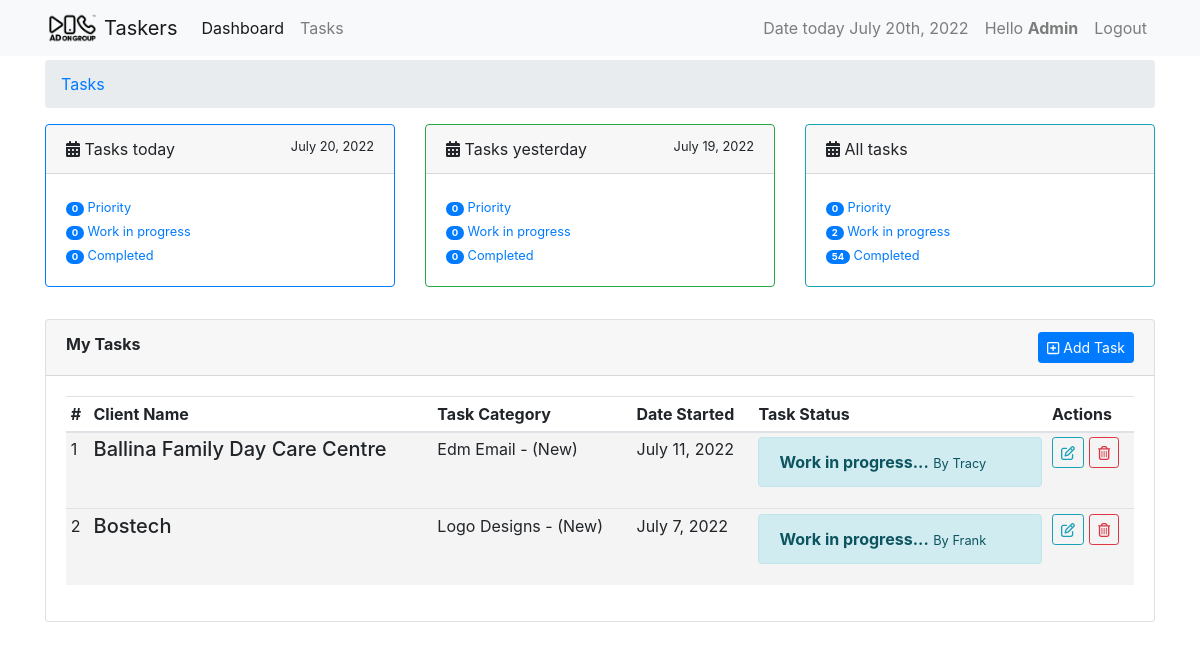
Page /tasks/ (signed in) on the earlier database version.
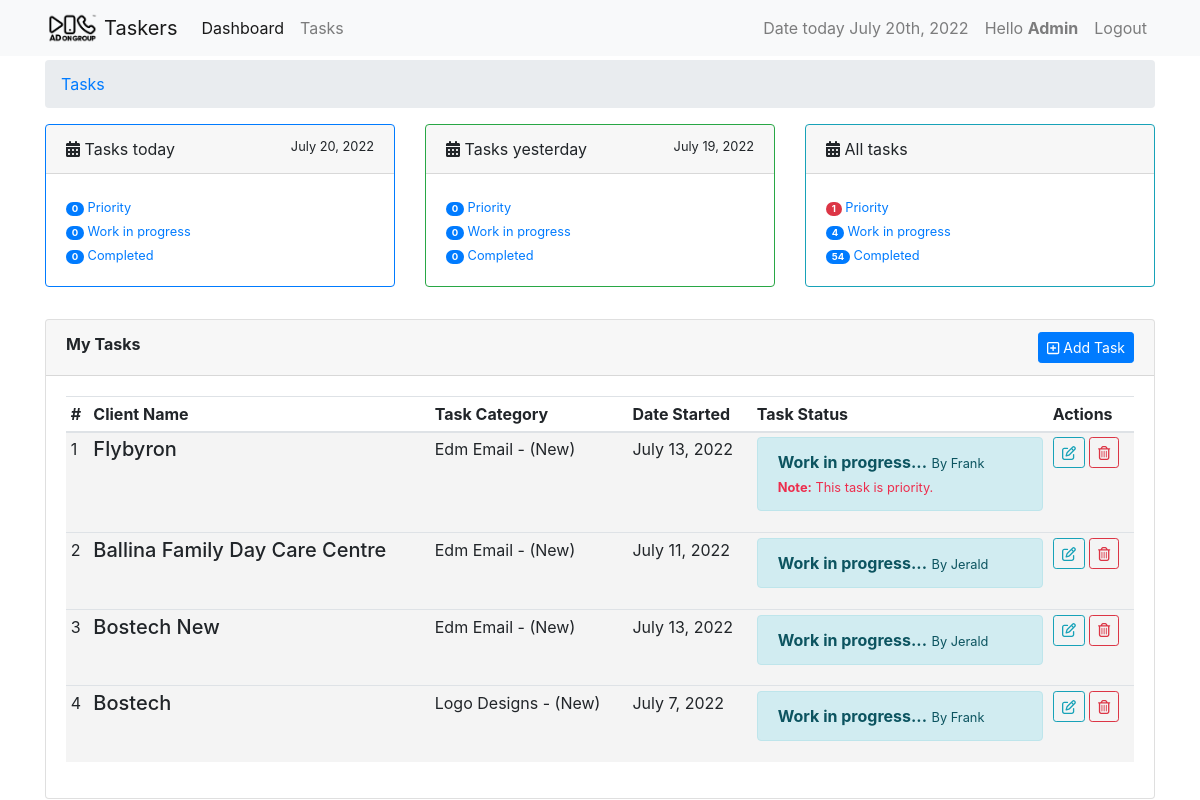
Same page on the later database version.
### tasks/models.py (models this page shows, shortened)
class Task(models.Model):
    slug = models.SlugField(unique=True, null=True, blank=True)
    user = models.ForeignKey(settings.AUTH_USER_MODEL,
                             on_delete=models.CASCADE, verbose_name='designers')
    task_type = models.ForeignKey(
        TaskType, on_delete=models.CASCADE, default=1)
    task_category = models.ForeignKey(
        TaskCategory, on_delete=models.CASCADE, default=1)
    name = models.CharField(max_length=120, verbose_name="Client name")
    paradise_link = models.URLField(
        blank=True, null=True, verbose_name="task link")
    check_list_link = models.URLField(
        max_length=120, verbose_name='check list link', blank=True, null=True)
    is_priority = models.BooleanField(
        default=False, verbose_name="Is Task Priority?", help_text="Checked if task is priority.")
    is_done = models.BooleanField(default=False, verbose_name="Is Task Completed?",
                                  help_text="Note: Checked if you're done.")
    created = models.DateTimeField(auto_now_add=True)
    updated = models.DateTimeField(auto_now=True)
    class Meta:
        ordering = ['-is_priority', 'is_done', '-updated', '-created']

class BaseTime(models.Model):
    created = models.DateTimeField(auto_now_add=True)
    updated = models.DateTimeField(auto_now=True)

class TaskCategory(BaseTime, models.Model):
    name = models.CharField(max_length=120, unique=True)
    task_point = models.FloatField(default=0.0)
    class Meta:
        verbose_name_plural = "Task Categories"
    def __str__(self):
        return self.name

class TaskType(BaseTime, models.Model):
    name = models.CharField(max_length=60)
    task_point = models.FloatField(default=0.0)
    def __str__(self):
        return self.name

### tasks/views.py (the view, shortened to what this page needs)
# urls.py: path('', views.TaskListView.as_view(), name="userview"),
class TaskListView(View):
    form_class = TaskForm
    template_name = 'task_form_template.html'
    @method_decorator(login_required)
    def dispatch(self, *args, **kwargs):
        return super().dispatch(*args, **kwargs)
    def get(self, request, *args, **kwargs):
        today = timezone.now()
        yesterday = today - timezone.timedelta(days=1)
        if request.user.is_superuser:
            tasks = Task.objects.all().filter(is_done=False)
            priority_tasks_today = Task.objects.filter(updated__date=today.date()).filter(is_priority=True).filter(is_done=False)
            priority_tasks_yesterday = Task.objects.filter(updated__date=yesterday.date()).filter(is_priority=True).filter(is_done=False)
            priority_tasks = Task.objects.filter(is_done=False).filter(is_priority=True)
            wip_tasks_today = Task.objects.filter(updated__date=today.date()).filter(is_done=False)
            wip_tasks_yesterday = Task.objects.filter(updated__date=yesterday.date()).filter(is_done=False)
            wip_tasks = Task.objects.filter(is_done=False)
            completed_tasks_today = Task.objects.filter(updated__date=today.date()).filter(is_done=True)
            completed_tasks_yesterday = Task.objects.filter(updated__date=yesterday.date()).filter(is_done=True)
            completed_tasks = Task.objects.filter(is_done=True)
            form = AdminTaskForm(request.POST or None)
        if request.user.has_perm('auth.view_user'):
            completed_tasks = Task.objects.filter(is_done=True)
            wip_tasks = Task.objects.filter(is_done=False)
            priority_tasks = Task.objects.filter(is_done=False).filter(is_priority=True)
        print(request.user.has_perm('auth.view_user'))
        context = {
                    'form': form,
                    'tasks': tasks,
                    'today': today,
                    'yesterday': yesterday,
                    'priority_tasks_today': priority_tasks_today,
                    'wip_tasks_today': wip_tasks_today,
                    'completed_tasks_today': completed_tasks_today,
                    'priority_tasks_yesterday': priority_tasks_yesterday,
                    'wip_tasks_yesterday': wip_tasks_yesterday,
                    'completed_tasks_yesterday': completed_tasks_yesterday,
                    'priority_tasks': priority_tasks,
                    'completed_tasks': completed_tasks,
                    'wip_tasks': wip_tasks
                }
        return render(request, self.template_name, context)

### tasks/templates/task_form_template.html (shortened to what this page needs)
{% extends 'base.html' %}
{% load crispy_forms_tags %}
{% block content %}
<nav aria-label="breadcrumb">
    <ol class="breadcrumb">
      <li class="breadcrumb-item"><a href="{% url 'taskers:userview' %}">Tasks</a></li>
    </ol>
</nav>
<div class="row mb-3">
    <div class="col-sm-4">
        <div class="card border-primary mb-3">
            <div class="card-header">
                <i class="fa fa-calendar-alt"></i> Tasks today <small class="float-right">{{ today|date }}</small>
            </div>
            <div class="card-body">
                <small>
                    {% if priority_tasks_today.count %}
                    <span class="badge badge-danger badge-pill">{{ priority_tasks_today.count }}</span>
                    {% else %}
                    <span class="badge badge-primary badge-pill">{{ priority_tasks_today.count }}</span>
                    {% endif %}
                    <a href="{% url 'taskers:tasksprioritytoday' %}"> Priority</a></small> <br>
                <small><span class="badge badge-primary badge-pill">{{ wip_tasks_today.count }}</span>
                    <a href="{% url 'taskers:workinprogresstoday' %}"> Work in progress</a></small> <br>
                <small><span class="badge badge-primary badge-pill">{{ completed_tasks_today.count }}</span>
                    <a href="{% url 'taskers:completedtoday' %}"> Completed</a></small> <br>
            </div>
        </div>
    </div>
    <div class="col-sm-4">
        <div class="card border-success mb-3">
            <div class="card-header">
                <i class="fa fa-calendar-alt"></i> Tasks yesterday <small class="float-right">{{ yesterday|date }}</small>
            </div>
            <div class="card-body">
                <small>
                    {% if priority_tasks_yesterday.count %}
                    <span class="badge badge-danger badge-pill">{{ priority_tasks_yesterday.count }}</span>
                    {% else %}
                    <span class="badge badge-primary badge-pill">{{ priority_tasks_yesterday.count }}</span>
                    {% endif %}
                    <a href="{% url 'taskers:taskspriorityyesterday' %}"> Priority</a></small> <br>
                <small><span class="badge badge-primary badge-pill">{{ wip_tasks_yesterday.count }}</span>
                    <a href="{% url 'taskers:wiptaskyesterday' %}"> Work in progress</a></small> <br>
                <small><span class="badge badge-primary badge-pill">{{ completed_tasks_yesterday.count }}</span>
                    <a href="{% url 'taskers:completedtaskyesterday' %}"> Completed</a></small> <br>
            </div>
        </div>
    </div>
    <div class="col-sm-4">
        <div class="card border-info mb-3">
            <div class="card-header">
                <i class="fa fa-calendar-alt"></i> All tasks
            </div>
            <div class="card-body">
                <small>
                    {% if priority_tasks.count %}
                    <span class="badge badge-danger badge-pill">{{ priority_tasks.count }}</span>
                    {% else %}
                    <span class="badge badge-primary badge-pill">{{ priority_tasks.count }}</span>
                    {% endif %}
                    <a href="{% url 'taskers:allprioritytasks' %}"> Priority</a></small> <br>
                <small><span class="badge badge-primary badge-pill">{{ wip_tasks.count }}</span>
                    <a href="{% url 'taskers:allwiptasks' %}"> Work in progress</a></small> <br>
                <small><span class="badge badge-primary badge-pill">{{ completed_tasks.count }}</span>
                    <a href="{% url 'taskers:allcompletedtasks' %}"> Completed</a></small> <br>
            </div>
        </div>
    </div>
</div>
<div class="row">
    <div class="col-sm-12">
        <div class="card">
            <div class="card-header">
                <strong>
                    My Tasks
                    <small>
                        {% if perms.tasks %}
                            {% if perms.tasks.add_task %}
                                <button type="button" class="btn btn-primary btn-sm float-right" data-toggle="modal" data-target="#exampleModalCenter">
                                    <i class="fa-regular fa-square-plus"></i> Add Task
                                </button>
                            {% endif %}
                        {% else %}
                            <p>You don't have permission to do anything in the foo app.</p>
                        {% endif %}
                    </small>
                </strong>
            </div>
            <div class="card-body">
                <table class="table table-sm" id="tasks">
                    <thead>
                        <tr>
                            <th>#</th>
                            <th>Client Name</th>
                            <th>Task Category</th>
                            <th>Date Started</th>
                            <th>Task Status</th>
                            <th>Actions</th>
                        </tr>
                    </thead>
                    <tbody>
                        {% if request.user.is_superuser %}
                        {% for task in tasks %}
                        <tr {% if not task.is_done %} style="background-color: rgb(244, 244, 244);" {% endif %}>
                            <td>
                                {{ forloop.counter }}
                            </td>
                            <td>
                                <h5>{{ task.name|title }}</h5>
                            </td>
                            <td>
                                {{ task.task_category|title }} - ({{ task.task_type|title }})
                            </td>
                            <td>
                                {{ task.created|date }}
                            </td>
                            <td>
                                {% if task.is_done %}
                                <div class="alert alert-success">
                                    <div>
                                        <strong>Completed!</strong>
                                        <small>{{ task.updated|date }} | by {{task.user}}</small> <br>
                                        {% if task.is_priority %}
                                            <small style="color: rgb(237, 45, 77);"><strong>Note:</strong>  This task is priority.</small>
                                        {% endif %}
                                    </div>
                                </div>
                                {% else %}
                                <div class="alert alert-info">
                                    <div >
                                        <strong>Work in progress...</strong>
                                        <small>By {{task.user|title}}</small> <br>
                                        {% if task.is_priority %}
                                            <small style="color: rgb(237, 45, 77);"><strong>Note:</strong>  This task is priority.</small>
                                        {% endif %}
                                    </div>
                                </div>
                                {% endif %}
                            </td>
                            <td>
                                {% if not task.is_done %}
                                    <a href="{% url 'taskers:taskdetail' task.slug %}" class="btn btn-outline-info btn-sm"><i class="fa-regular fa-pen-to-square"></i></a>
                                    <a href="{% url 'taskers:taskdelete' task.slug %}" class="btn btn-outline-danger btn-sm"><i class="fa-regular fa-trash-can"></i></a>
                                {% else %}
                                    <a href="{% url 'taskers:taskdetail' task.slug %}" class="btn btn-outline-success btn-sm"><i class="fa-regular fa-rectangle-list"></i> Details</a>
                                {% endif %}
                            </td>
                        </tr>
                        {% endfor %}
                        {% endif %}
                    </tbody>
                </table>
            </div>
        </div>
    </div>
</div>
{% endblock %}

### templates/base.html (shortened to what this page needs)
{% load static %}
{% load l10n %}
<!doctype html>
<html lang="en">
    <head>
        <link rel="stylesheet" href="https://cdn.jsdelivr.net/npm/bootstrap@4.0.0/dist/css/bootstrap.min.css">
        <link rel="stylesheet" type="text/css" href="https://cdn.datatables.net/v/bs5/jq-3.6.0/jszip-2.5.0/dt-1.11.3/af-2.3.7/b-2.0.1/b-html5-2.0.1/b-print-2.0.1/r-2.2.9/datatables.min.css"/>
        <link href="https://cdnjs.cloudflare.com/ajax/libs/font-awesome/6.1.1/css/all.min.css" rel="stylesheet" />
        <link rel="stylesheet" href="https://cdnjs.cloudflare.com/ajax/libs/Chart.js/2.8.0/Chart.min.css" />
        <link rel="stylesheet" href="{% static 'style.css' %}">
    </head>
    <body>
        {% if request.user.is_anonymous %}
            {% block login %}
            {% endblock %}
        {% else %}
        {% include 'includes/header.html' %}
        <div class="container mt-1">
            {% block content %}
            {% endblock %}
        </div>
        {% endif %}
    </body>
</html>

### templates/includes/header.html (shortened to what this page needs)
{% load static %}
{% load tz %}
<nav class="navbar navbar-expand-lg navbar-light bg-light">
    <div class="container">
        <a class="navbar-brand" href="{% url 'taskers:userview' %}">
            <img src="{% static 'img/AOG-logo_black.png' %}" width="auto" height="30" class="d-inline-block align-top" alt="">
            Taskers
        </a>
        <div class="collapse navbar-collapse" id="navbarSupportedContent">
        <ul class="navbar-nav mr-auto">
            <li class="nav-item active">
                <a class="nav-link" href="{% url 'dashboards:dashboard' %}">Dashboard</a>
            </li>
            <li class="nav-item">
                <a class="nav-link" href="{% url 'taskers:userview' %}">Tasks <span class="sr-only">(current)</span></a>
            </li>
        </ul>
        <ul class="navbar-nav float-left">
            <li class="nav-item">
                <a class="nav-link" href="#">
                    {% timezone  "Asia/Manila" %}
                        Date today {% now "F jS, Y" %}
                    {% endtimezone  %}
                </a>
            </li>
            <li class="nav-item">
                <a class="nav-link" href="#">Hello <strong>{{ request.user.get_username|title }}</strong></a>
            </li>
            {% if request.user.is_authenticated %}
            <li class="nav-item">
                <a class="nav-link" href="#" data-toggle="modal" data-target="#logoutModalCenter">Logout</a>
            </li>
            {% endif %}
        </ul>
        </div>
    </div>
</nav>

Differences in the rows shown:
added Task: name "Flybyron", task_category "Edm Email", task_type "New", created "July 13, 2022", user "Frank", shows "Note:", is_priority "This task is priority.", is_done False (drawn)
changed Task "Ballina Family Day Care Centre": user "Tracy" → "Jerald"
added Task: name "Bostech New", task_category "Edm Email", task_type "New", created "July 13, 2022", user "Jerald", is_done False (drawn)
Other differences:
{{ priority_tasks.count }}: (not shown) → "1"
{{ wip_tasks.count }}: "2" → "4"
{{ priority_tasks.count }}: "0" → (not shown)
